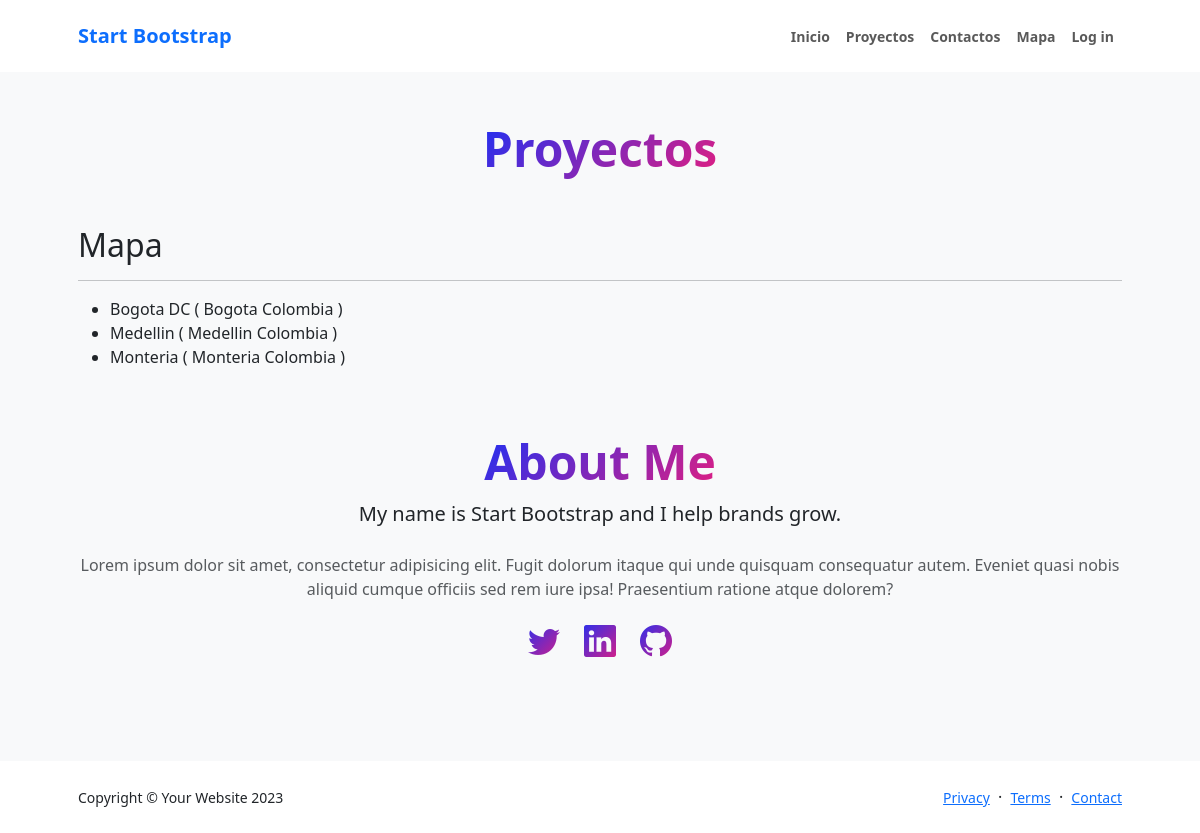
/sitios/, run on the app's committed database.
### project/applications/ubicaciones/models.py (models this page shows, shortened)
class Lugares(models.Model):
    name = models.CharField(max_length=250, verbose_name='Nombre Sucursal')
    address = models.CharField(max_length=250, verbose_name='Dirección')
    lat = models.FloatField(verbose_name='Latitud')
    lng = models.FloatField(verbose_name='Longitud')
    class Meta:
        verbose_name = 'Sucursal'
        verbose_name_plural = 'Sucursales'
        ordering = ['name']

### project/applications/ubicaciones/views.py (the view)
# urls.py: path("sitios/", views.sitios_interes, name="Sitios"),
def sitios_interes(request):
    locations = Lugares.objects.all()
    initialMap = folium.Map(location=[4.720026,-74.032649], zoom_start=11)
    latitudes = [location.lat for location in locations]
    longitudes = [location.lng for location in locations]
    popups = [location.name for location in locations]
    FastMarkerCluster(data=list(zip(latitudes, longitudes, popups))).add_to(initialMap)
    context = {'map':initialMap._repr_html_(), 'locations':locations}
    return render(request, 'mapa.html',context )

### project/applications/ubicaciones/templates/mapa.html (shortened to what this page needs)
{% extends "layout/one.html" %}
{% load static %}
{% block head %}
<link href="https://cdn.jsdelivr.net/npm/bootstrap@5.3.2/dist/css/bootstrap.min.css" rel="stylesheet">
{% endblock %}
{% block title_container %}Proyectos{% endblock %}
{% block main %}
    <h2>Mapa</h2>
    <hr>
    <ul>
        {% for loc in locations %}
            <li>{{ loc.name }} ( {{ loc.address }} )</li>
        {% endfor %}
    </ul>
{% endblock %}

### data on the page
Lugares: name "Bogota DC", address "Bogota Colombia"
Lugares: name "Medellin", address "Medellin Colombia"
Lugares: name "Monteria", address "Monteria Colombia"
